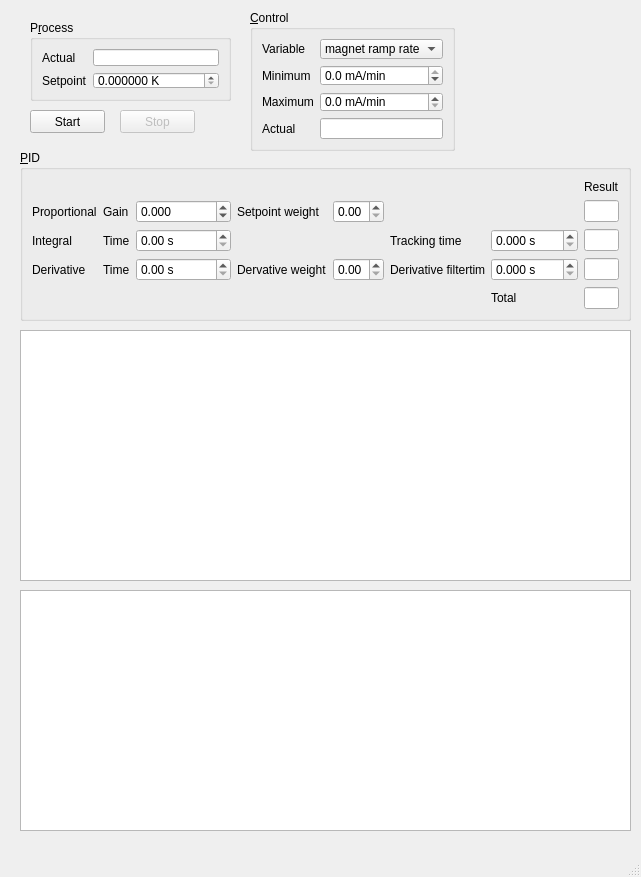
<?xml version="1.0" encoding="UTF-8"?>
<ui version="4.0">
 <class>MainWindow</class>
 <widget class="QMainWindow" name="MainWindow">
  <property name="geometry">
   <rect>
    <x>0</x>
    <y>0</y>
    <width>641</width>
    <height>877</height>
   </rect>
  </property>
  <property name="windowTitle">
   <string>ADR Temperature Control</string>
  </property>
  <widget class="QWidget" name="centralwidget">
   <widget class="QGroupBox" name="groupBox">
    <property name="geometry">
     <rect>
      <x>20</x>
      <y>150</y>
      <width>611</width>
      <height>171</height>
     </rect>
    </property>
    <property name="title">
     <string>&amp;PID</string>
    </property>
    <layout class="QHBoxLayout" name="horizontalLayout_3">
     <item>
      <layout class="QGridLayout" name="gridLayout_3">
       <item row="3" column="7">
        <widget class="FloatIndicator" name="dIndicator"/>
       </item>
       <item row="2" column="6">
        <widget class="QDoubleSpinBox" name="TtSb">
         <property name="accelerated">
          <bool>true</bool>
         </property>
         <property name="keyboardTracking">
          <bool>false</bool>
         </property>
         <property name="suffix">
          <string> s</string>
         </property>
         <property name="decimals">
          <number>3</number>
         </property>
         <property name="maximum">
          <double>1000.000000000000000</double>
         </property>
         <property name="singleStep">
          <double>0.010000000000000</double>
         </property>
        </widget>
       </item>
       <item row="2" column="7">
        <widget class="FloatIndicator" name="iIndicator"/>
       </item>
       <item row="1" column="7">
        <widget class="FloatIndicator" name="pIndicator">
         <property name="text">
          <string/>
         </property>
        </widget>
       </item>
       <item row="3" column="4">
        <widget class="QDoubleSpinBox" name="gammaSb">
         <property name="maximum">
          <double>1.000000000000000</double>
         </property>
        </widget>
       </item>
       <item row="0" column="7">
        <widget class="QLabel" name="label_4">
         <property name="text">
          <string>Result</string>
         </property>
        </widget>
       </item>
       <item row="1" column="2">
        <widget class="ScientificDoubleSpinBox" name="KSb">
         <property name="accelerated">
          <bool>true</bool>
         </property>
         <property name="keyboardTracking">
          <bool>false</bool>
         </property>
         <property name="suffix">
          <string/>
         </property>
         <property name="decimals">
          <number>3</number>
         </property>
         <property name="minimum">
          <double>-100000.000000000000000</double>
         </property>
         <property name="maximum">
          <double>100000.000000000000000</double>
         </property>
         <property name="singleStep">
          <double>1.000000000000000</double>
         </property>
        </widget>
       </item>
       <item row="3" column="2">
        <widget class="QDoubleSpinBox" name="TdSb">
         <property name="accelerated">
          <bool>true</bool>
         </property>
         <property name="keyboardTracking">
          <bool>false</bool>
         </property>
         <property name="suffix">
          <string> s</string>
         </property>
         <property name="decimals">
          <number>2</number>
         </property>
         <property name="maximum">
          <double>1000.000000000000000</double>
         </property>
         <property name="singleStep">
          <double>0.010000000000000</double>
         </property>
        </widget>
       </item>
       <item row="2" column="2">
        <widget class="QDoubleSpinBox" name="TiSb">
         <property name="accelerated">
          <bool>true</bool>
         </property>
         <property name="keyboardTracking">
          <bool>false</bool>
         </property>
         <property name="suffix">
          <string> s</string>
         </property>
         <property name="decimals">
          <number>2</number>
         </property>
         <property name="maximum">
          <double>1000000.000000000000000</double>
         </property>
         <property name="singleStep">
          <double>0.010000000000000</double>
         </property>
        </widget>
       </item>
       <item row="2" column="1">
        <widget class="QLabel" name="label_17">
         <property name="text">
          <string>Time</string>
         </property>
        </widget>
       </item>
       <item row="3" column="0">
        <widget class="QLabel" name="label_11">
         <property name="text">
          <string>Derivative</string>
         </property>
        </widget>
       </item>
       <item row="3" column="3">
        <widget class="QLabel" name="label_14">
         <property name="text">
          <string>Dervative weight</string>
         </property>
        </widget>
       </item>
       <item row="2" column="5">
        <widget class="QLabel" name="label_16">
         <property name="text">
          <string>Tracking time</string>
         </property>
        </widget>
       </item>
       <item row="1" column="0">
        <widget class="QLabel" name="label_3">
         <property name="text">
          <string>Proportional</string>
         </property>
        </widget>
       </item>
       <item row="2" column="0">
        <widget class="QLabel" name="label_5">
         <property name="text">
          <string>Integral</string>
         </property>
        </widget>
       </item>
       <item row="1" column="1">
        <widget class="QLabel" name="label_12">
         <property name="text">
          <string>Gain</string>
         </property>
        </widget>
       </item>
       <item row="1" column="3">
        <widget class="QLabel" name="label_13">
         <property name="text">
          <string>Setpoint weight</string>
         </property>
        </widget>
       </item>
       <item row="1" column="4">
        <widget class="QDoubleSpinBox" name="betaSb">
         <property name="maximum">
          <double>1.000000000000000</double>
         </property>
        </widget>
       </item>
       <item row="3" column="5">
        <widget class="QLabel" name="label_15">
         <property name="text">
          <string>Derivative filtertime</string>
         </property>
        </widget>
       </item>
       <item row="3" column="1">
        <widget class="QLabel" name="label_18">
         <property name="text">
          <string>Time</string>
         </property>
        </widget>
       </item>
       <item row="3" column="6">
        <widget class="QDoubleSpinBox" name="TfSb">
         <property name="accelerated">
          <bool>true</bool>
         </property>
         <property name="keyboardTracking">
          <bool>false</bool>
         </property>
         <property name="suffix">
          <string> s</string>
         </property>
         <property name="decimals">
          <number>3</number>
         </property>
         <property name="maximum">
          <double>1000.000000000000000</double>
         </property>
         <property name="singleStep">
          <double>0.010000000000000</double>
         </property>
        </widget>
       </item>
       <item row="4" column="6">
        <widget class="QLabel" name="label_19">
         <property name="text">
          <string>Total</string>
         </property>
        </widget>
       </item>
       <item row="4" column="7">
        <widget class="FloatIndicator" name="totalIndicator"/>
       </item>
      </layout>
     </item>
    </layout>
   </widget>
   <widget class="PlotWidget" name="pidPlot">
    <property name="geometry">
     <rect>
      <x>20</x>
      <y>330</y>
      <width>611</width>
      <height>251</height>
     </rect>
    </property>
   </widget>
   <widget class="PlotWidget" name="pvPlot">
    <property name="geometry">
     <rect>
      <x>20</x>
      <y>590</y>
      <width>611</width>
      <height>241</height>
     </rect>
    </property>
   </widget>
   <widget class="QPushButton" name="startPb">
    <property name="geometry">
     <rect>
      <x>30</x>
      <y>110</y>
      <width>75</width>
      <height>23</height>
     </rect>
    </property>
    <property name="text">
     <string>Start</string>
    </property>
   </widget>
   <widget class="QPushButton" name="stopPb">
    <property name="enabled">
     <bool>false</bool>
    </property>
    <property name="geometry">
     <rect>
      <x>120</x>
      <y>110</y>
      <width>75</width>
      <height>23</height>
     </rect>
    </property>
    <property name="text">
     <string>Stop</string>
    </property>
   </widget>
   <widget class="QGroupBox" name="groupBox_2">
    <property name="geometry">
     <rect>
      <x>30</x>
      <y>20</y>
      <width>201</width>
      <height>81</height>
     </rect>
    </property>
    <property name="title">
     <string>P&amp;rocess</string>
    </property>
    <layout class="QHBoxLayout" name="horizontalLayout">
     <item>
      <layout class="QFormLayout" name="formLayout">
       <item row="0" column="0">
        <widget class="QLabel" name="label_2">
         <property name="text">
          <string>Actual</string>
         </property>
        </widget>
       </item>
       <item row="0" column="1">
        <widget class="TemperatureIndicator" name="pvIndicator"/>
       </item>
       <item row="1" column="0">
        <widget class="QLabel" name="label">
         <property name="text">
          <string>Setpoint</string>
         </property>
         <property name="buddy">
          <cstring>setpointSb</cstring>
         </property>
        </widget>
       </item>
       <item row="1" column="1">
        <widget class="QDoubleSpinBox" name="setpointSb">
         <property name="accelerated">
          <bool>true</bool>
         </property>
         <property name="keyboardTracking">
          <bool>false</bool>
         </property>
         <property name="suffix">
          <string> K</string>
         </property>
         <property name="decimals">
          <number>6</number>
         </property>
         <property name="maximum">
          <double>10.000000000000000</double>
         </property>
         <property name="singleStep">
          <double>0.000001000000000</double>
         </property>
         <property name="value">
          <double>0.000000000000000</double>
         </property>
        </widget>
       </item>
      </layout>
     </item>
    </layout>
   </widget>
   <widget class="QGroupBox" name="groupBox_3">
    <property name="geometry">
     <rect>
      <x>250</x>
      <y>10</y>
      <width>205</width>
      <height>141</height>
     </rect>
    </property>
    <property name="title">
     <string>&amp;Control</string>
    </property>
    <layout class="QHBoxLayout" name="horizontalLayout_2">
     <item>
      <layout class="QFormLayout" name="formLayout_2">
       <property name="fieldGrowthPolicy">
        <enum>QFormLayout::AllNonFixedFieldsGrow</enum>
       </property>
       <item row="0" column="0">
        <widget class="QLabel" name="label_7">
         <property name="text">
          <string>Variable</string>
         </property>
        </widget>
       </item>
       <item row="0" column="1">
        <widget class="QComboBox" name="controlVariableCombo">
         <item>
          <property name="text">
           <string>magnet ramp rate</string>
          </property>
         </item>
        </widget>
       </item>
       <item row="1" column="0">
        <widget class="QLabel" name="label_6">
         <property name="text">
          <string>Minimum</string>
         </property>
        </widget>
       </item>
       <item row="1" column="1">
        <widget class="QDoubleSpinBox" name="controlMinSb">
         <property name="accelerated">
          <bool>true</bool>
         </property>
         <property name="keyboardTracking">
          <bool>false</bool>
         </property>
         <property name="suffix">
          <string> mA/min</string>
         </property>
         <property name="decimals">
          <number>1</number>
         </property>
         <property name="minimum">
          <double>-100.000000000000000</double>
         </property>
         <property name="maximum">
          <double>0.000000000000000</double>
         </property>
         <property name="singleStep">
          <double>0.100000000000000</double>
         </property>
        </widget>
       </item>
       <item row="2" column="0">
        <widget class="QLabel" name="label_8">
         <property name="text">
          <string>Maximum</string>
         </property>
        </widget>
       </item>
       <item row="2" column="1">
        <widget class="QDoubleSpinBox" name="controlMaxSb">
         <property name="accelerated">
          <bool>false</bool>
         </property>
         <property name="keyboardTracking">
          <bool>false</bool>
         </property>
         <property name="suffix">
          <string> mA/min</string>
         </property>
         <property name="decimals">
          <number>1</number>
         </property>
         <property name="maximum">
          <double>100.000000000000000</double>
         </property>
         <property name="singleStep">
          <double>0.100000000000000</double>
         </property>
        </widget>
       </item>
       <item row="3" column="0">
        <widget class="QLabel" name="label_9">
         <property name="text">
          <string>Actual</string>
         </property>
        </widget>
       </item>
       <item row="3" column="1">
        <widget class="FloatIndicator" name="controlIndicator"/>
       </item>
      </layout>
     </item>
    </layout>
   </widget>
  </widget>
  <widget class="QMenuBar" name="menubar">
   <property name="geometry">
    <rect>
     <x>0</x>
     <y>0</y>
     <width>641</width>
     <height>21</height>
    </rect>
   </property>
  </widget>
  <widget class="QStatusBar" name="statusbar"/>
 </widget>
 <customwidgets>
  <customwidget>
   <class>PlotWidget</class>
   <extends>QGraphicsView</extends>
   <header>pyqtgraph</header>
  </customwidget>
  <customwidget>
   <class>TemperatureIndicator</class>
   <extends>QLineEdit</extends>
   <header>LabWidgets</header>
  </customwidget>
  <customwidget>
   <class>ScientificDoubleSpinBox</class>
   <extends>QDoubleSpinBox</extends>
   <header>LabWidgets</header>
  </customwidget>
  <customwidget>
   <class>FloatIndicator</class>
   <extends>QLineEdit</extends>
   <header>LabWidgets</header>
  </customwidget>
 </customwidgets>
 <tabstops>
  <tabstop>KSb</tabstop>
  <tabstop>TiSb</tabstop>
  <tabstop>TdSb</tabstop>
 </tabstops>
 <resources/>
 <connections/>
</ui>
